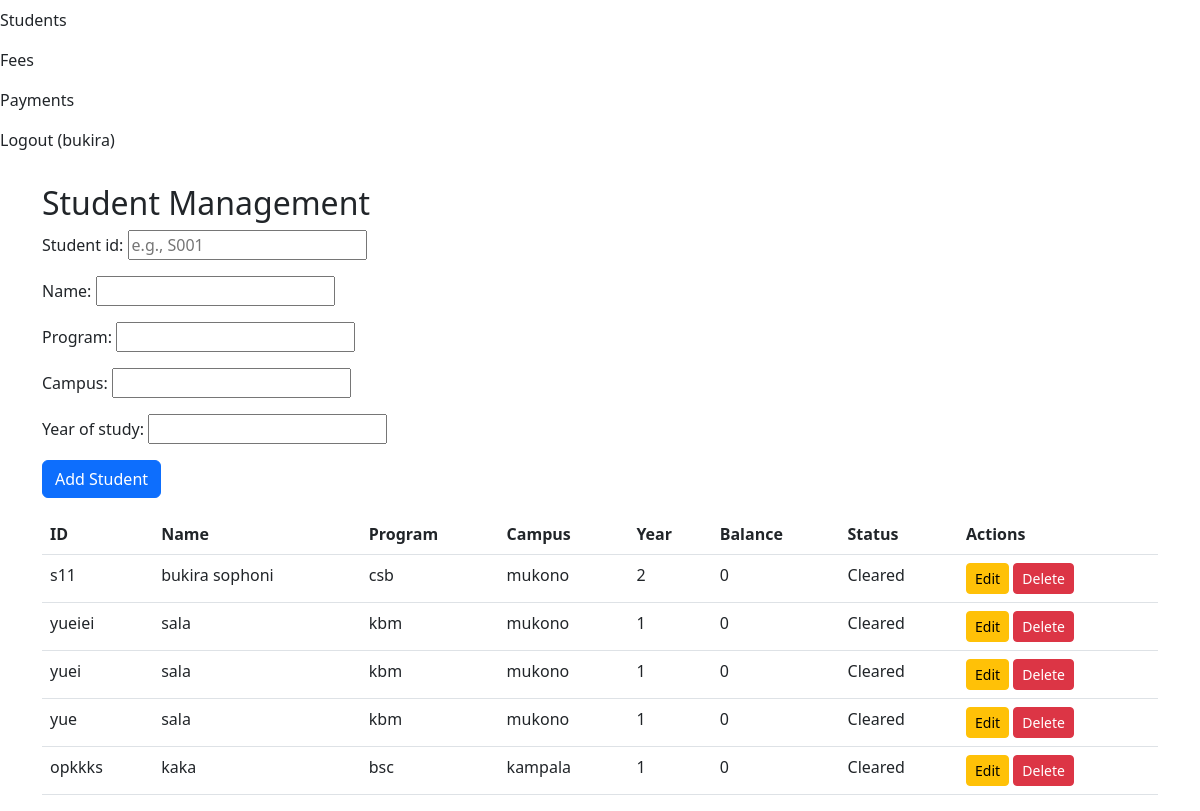
Page /students/ (signed in) on the earlier database version.
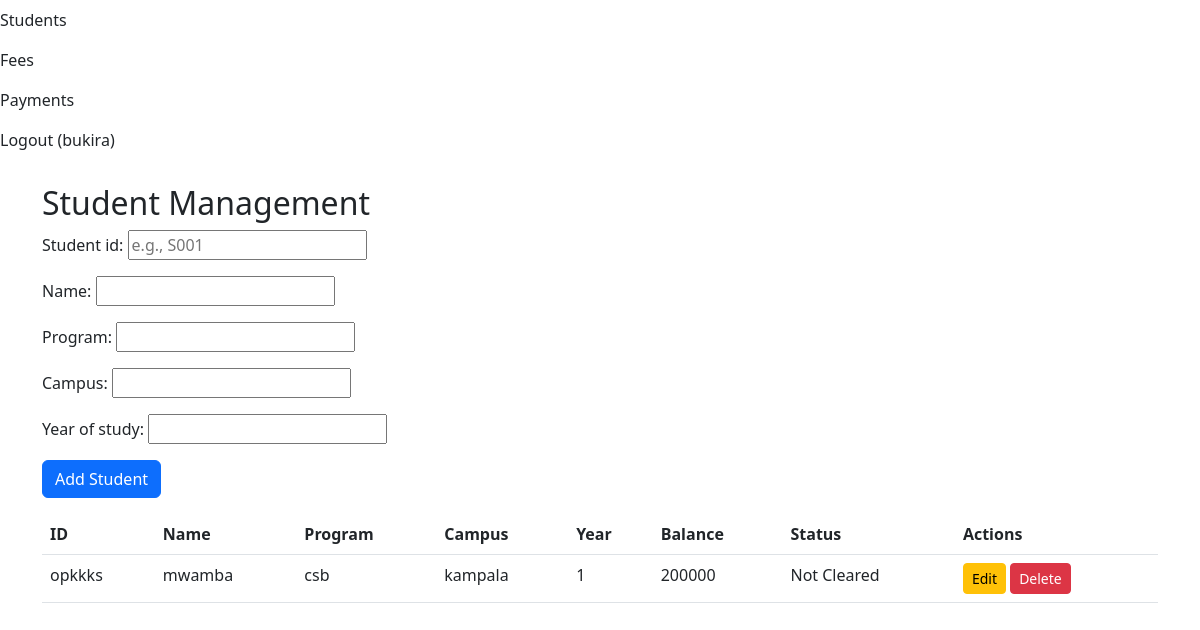
Same page on the later database version.
### management/models.py (models this page shows, shortened)
class Student(models.Model):
    student_id = models.CharField(max_length=10, unique=True, primary_key=True)  # e.g., S001
    name = models.CharField(max_length=100)
    program = models.CharField(max_length=100)
    campus = models.CharField(max_length=50)
    year_of_study = models.PositiveIntegerField(validators=[MinValueValidator(1)])
    def get_total_fee(self):
        fee = FeeStructure.objects.filter(program=self.program, year=self.year_of_study).first()
        return fee.total_fee if fee else 0
    def get_total_paid(self):
        from django.db.models import Sum
        total = self.payment_set.aggregate(total=Sum('amount'))['total']
        return total or 0
    def get_balance(self):
        return max(0, self.get_total_fee() - self.get_total_paid())
    def get_status(self):
        return "Cleared" if self.get_balance() == 0 else "Not Cleared"

class FeeStructure(models.Model):
    program = models.CharField(max_length=100)
    year = models.PositiveIntegerField(validators=[MinValueValidator(1)])
    total_fee = models.PositiveIntegerField(validators=[MinValueValidator(0)])
    class Meta:
        unique_together = ['program', 'year']  # No duplicate program/year combos

### management/views.py (the view, shortened to what this page needs)
# urls.py: path('students/', views.StudentListView.as_view(), name='student_list'),
class StudentListView(LoginRequiredMixin, ListView):
    model = Student
    template_name = 'management/student_list.html'
    context_object_name = 'students'
    def get_context_data(self, **kwargs):
        context = super().get_context_data(**kwargs)
        context['form'] = StudentForm()  # Empty form for GET requests
        return context

### management/forms.py
class StudentForm(forms.ModelForm):
    class Meta:
        model = Student
        fields = ['student_id', 'name', 'program', 'campus', 'year_of_study']
        widgets = {
            'student_id': forms.TextInput(attrs={'placeholder': 'e.g., S001'}),
            'year_of_study': forms.NumberInput(attrs={'min': 1}),
        }

### templates/management/student_list.html (shortened to what this page needs)
{% extends 'base.html' %}
{% block content %}
<h2>Student Management</h2>
<form method="post">
    {{ form.as_p }}
    <button type="submit" class="btn btn-primary">Add Student</button>
</form>
<table class="table mt-3">
    <thead>
        <tr>
            <th>ID</th><th>Name</th><th>Program</th><th>Campus</th><th>Year</th><th>Balance</th><th>Status</th><th>Actions</th>
        </tr>
    </thead>
    <tbody>
        {% for student in students %}
        <tr>
            <td>{{ student.student_id }}</td>
            <td>{{ student.name }}</td>
            <td>{{ student.program }}</td>
            <td>{{ student.campus }}</td>
            <td>{{ student.year_of_study }}</td>
            <td>{{ student.get_balance }}</td>
            <td>{{ student.get_status }}</td>
            <td>
                <a href="{% url 'student_edit' student.student_id %}" class="btn btn-sm btn-warning">Edit</a>
                <a href="{% url 'student_delete' student.student_id %}" class="btn btn-sm btn-danger" onclick="return confirm('Are you sure?')">Delete</a>
            </td>
        </tr>
        {% empty %}
        <tr><td colspan="8">No students yet.</td></tr>
        {% endfor %}
    </tbody>
</table>
{% endblock %}

### templates/base.html (shortened to what this page needs)
<!DOCTYPE html>
<html lang="en">
<head>
    <link href="https://cdn.jsdelivr.net/npm/bootstrap@5.3.0/dist/css/bootstrap.min.css" rel="stylesheet">
</head>
<body>
    <div class="navbar-nav ms-auto">
        {% if user.is_authenticated %}
        <a class="nav-link" href="{% url 'student_list' %}">Students</a>
        <a class="nav-link" href="{% url 'fee_structure_list' %}">Fees</a>
        <a class="nav-link" href="{% url 'payment_record' %}">Payments</a>
        <a class="nav-link" href="{% url 'logout' %}">Logout ({{ user.username }})</a> {% else %}
        <a class="nav-link" href="{% url 'login' %}">Login</a> {% endif %}
    </div>
    <div class="container mt-4">
        {% block content %}{% endblock %}
    </div>
</body>
</html>

Differences in the rows shown:
removed Student: student_id "s11", name "bukira sophoni", program "csb", campus "mukono", year_of_study "2", get_balance "0", get_status "Cleared"
removed Student: student_id "yueiei", name "sala", program "kbm", campus "mukono", year_of_study "1", get_balance "0", get_status "Cleared"
removed Student: student_id "yuei", name "sala", program "kbm", campus "mukono", year_of_study "1", get_balance "0", get_status "Cleared"
removed Student: student_id "yue", name "sala", program "kbm", campus "mukono", year_of_study "1", get_balance "0", get_status "Cleared"
changed Student "opkkks": name "kaka" → "mwamba"; program "bsc" → "csb"; get_balance "0" → "200000"; get_status "Cleared" → "Not Cleared"
